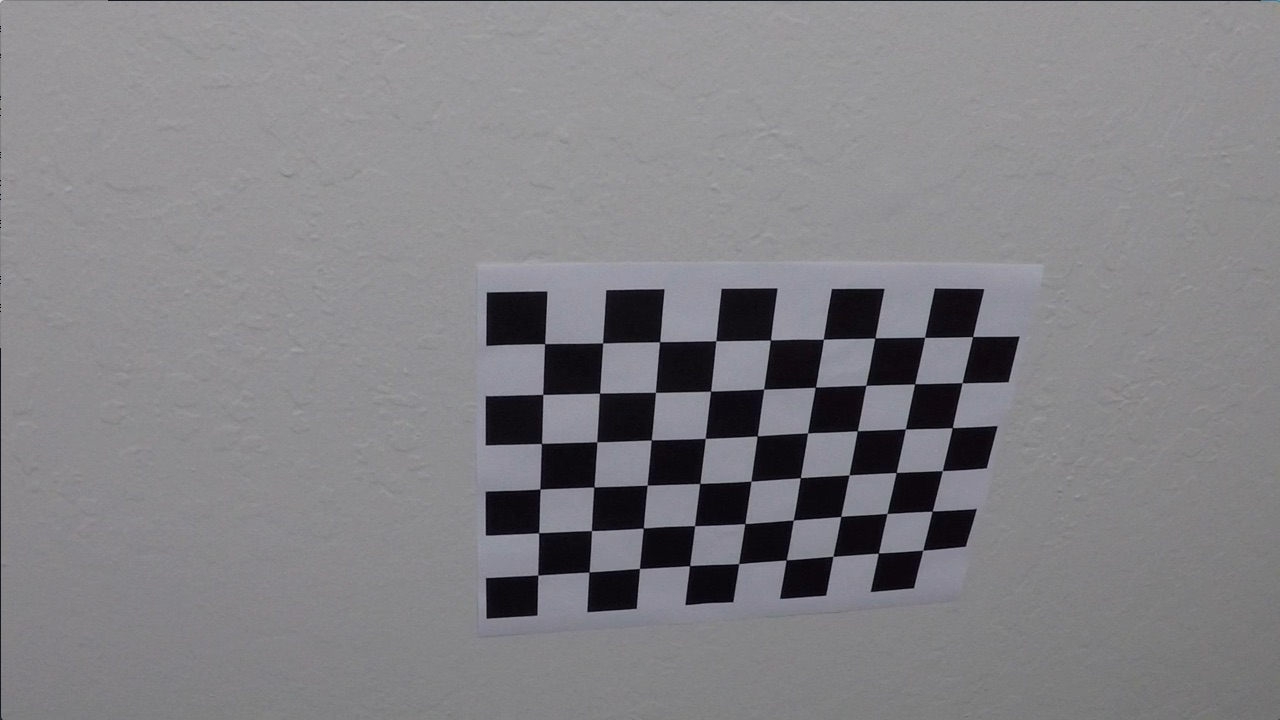
#> input picture camera_cal/calibration10.jpg, 1280 x 720 px; its folder holds only this picture in this run
$ jupyter execute --allow-errors adv-lane-lines.ipynb   (shell and % lines are left out)   (older library calls are emulated)
#> lines starting #> are read from the running program, lines starting #| are printed output that depends on the picture; after the words box and inside, x2 and y2 are one past the last pixel; in counts of white or black regions, pixels touching at a corner belong together
[cell 1]
import cv2
import numpy as np
import matplotlib.pyplot as plt
import matplotlib.image as mpimg

[cell 2]
import glob
images = glob.glob('./camera_cal/calibration*.jpg')
objpoints = []
imgpoints = []
objp = np.zeros((6*9, 3), np.float32)
objp[:,:2] = np.mgrid[0:9, 0:6].T.reshape(-1,2)

for fname in images:
    img = mpimg.imread(fname)
#> img is the input picture: shape (720, 1280, 3); mean R, G, B 130.2, 129.4, 133.1
    gray = cv2.cvtColor(img, cv2.COLOR_RGB2GRAY)
    ret, corners = cv2.findChessboardCorners(gray, (9,6), None)
#> ret = True; corners = 54 rows, first 8: [545.3, 343.1], [602.7, 342.8], [660.1, 341.3], [715.8, 340.7], [770.6, 340], [823.5, 339.2], [874.3, 338.5], [925.1, 337.4]
    if ret == True:
        imgpoints.append(corners)
        objpoints.append(objp)
ret, mtx, dist, rvecs, tvecs = cv2.calibrateCamera(objpoints, imgpoints, gray.shape[::-1], None, None)
#> ret = 0.68; mtx = [[1143.7, 0, 681.7], [0, 1109.2, 367.7], [0, 0, 1]]; dist = [[-0.515, 2.99, -0.00876, 0.00937, 1.41]]; rvecs = ([0.451, -0.252, 0.0361],); tvecs = ([-2.31, -0.422, 19.12],)
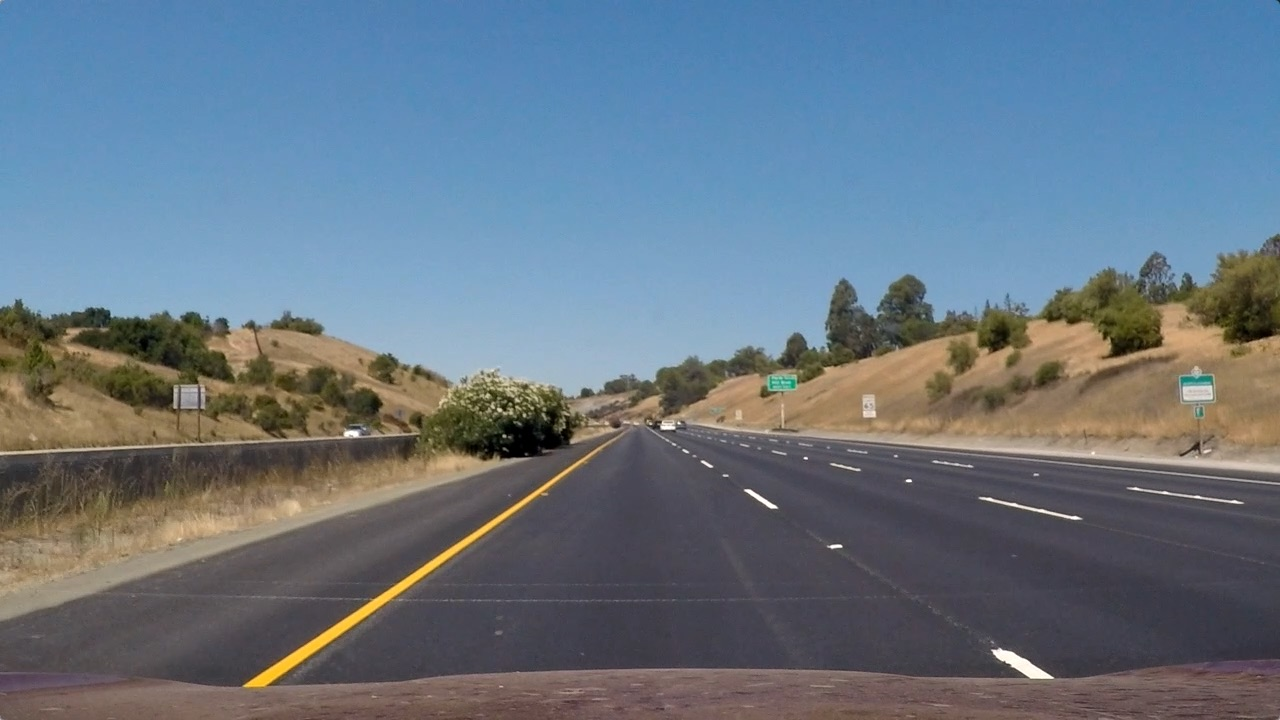
#> input picture test_images/straight_lines1.jpg, 1280 x 720 px
#> further down, img is the input picture: shape (720, 1280, 3); mean R, G, B 103.2, 117.7, 131.2

[cell 3]
def cal_undistort(img, mtx, dist):
    # Use cv2.calibrateCamera() and cv2.undistort()
    undist = cv2.undistort(img, mtx,  dist, None, mtx)
    return undist

#> (a cell that did not finish here is left out)

[cell 5]
def edges(img):
    hls = cv2.cvtColor(img, cv2.COLOR_BGR2HLS)
#> hls: shape (720, 1280, 3); mean of channels 0, 1, 2 64, 101.3, 57.3
    s_channel = hls[:,:,2]
    # Grayscale image
    # NOTE: we already saw that standard grayscaling lost color information for the lane lines
    # Explore gradients in other colors spaces / color channels to see what might work better
    gray = cv2.cvtColor(img, cv2.COLOR_BGR2GRAY)

    # Sobel x
    sobelx = cv2.Sobel(gray, cv2.CV_64F, 1, 0) # Take the derivative in x
    abs_sobelx = np.absolute(sobelx) # Absolute x derivative to accentuate lines away from horizontal
    scaled_sobel = np.uint8(255*abs_sobelx/np.max(abs_sobelx))

    # Threshold x gradient
    thresh_min = 20
    thresh_max = 100
    sxbinary = np.zeros_like(scaled_sobel)
    sxbinary[(scaled_sobel >= thresh_min) & (scaled_sobel <= thresh_max)] = 1

    # Threshold color channel
    s_thresh_min = 170
    s_thresh_max = 255
    s_binary = np.zeros_like(s_channel)
    s_binary[(s_channel >= s_thresh_min) & (s_channel <= s_thresh_max)] = 1

    # Stack each channel to view their individual contributions in green and blue respectively
    # This returns a stack of the two binary images, whose components you can see as different colors
    color_binary = np.dstack(( np.zeros_like(sxbinary), sxbinary, s_binary)) * 255

    # Combine the two binary thresholds
    combined_binary = np.zeros_like(sxbinary)
    combined_binary[(s_binary == 1) | (sxbinary == 1)] = 1

# [7 lines of commented-out code are left out]
    return combined_binary

[cell 6]
img = mpimg.imread('./test_images/straight_lines1.jpg')
undistorted = cal_undistort(img, mtx, dist)
f, (ax1, ax2) = plt.subplots(1, 2, figsize=(24, 9))
f.tight_layout()
ax1.imshow(img)
ax1.set_title('Original Image', fontsize=50)
ax2.imshow(undistorted)
ax2.set_title('Undistorted Image', fontsize=50)
plt.subplots_adjust(left=0., right=1, top=0.9, bottom=0.)

[cell 7]
combined_binary = edges(undistorted)
#> combined_binary: shape (720, 1280); values 0 (black) and 1 (white), 3.8% white; 2146 white regions (1875 under 20 px), largest, box (x1, y1, x2, y2) and area: (253, 431, 623, 682) 4294, (438, 369, 539, 426) 1895, (536, 388, 577, 447) 697
plt.imshow(combined_binary, cmap = 'gray')
src=np.float32([(600,450),(220,700),(1080,700),(700,450)])
dst=np.float32([(200,0),(200,700),(1000,700),(1000,0)])
plt.plot(src[:,0], src[:,1])

[cell 8]
def warp(img, inverse = False):
#> called with inverse = False
    matrix = cv2.getPerspectiveTransform(src,dst)
    inv_matrix = cv2.getPerspectiveTransform(dst,src)
    if inverse == False:
        warped_img=cv2.warpPerspective(img,matrix,(img.shape[1],img.shape[0]),flags=cv2.INTER_CUBIC)
#> warped_img: shape (720, 1280); values 0 (black) and 1 (white), 5.2% white; 156 white regions (141 under 20 px), largest, box (x1, y1, x2, y2) and area: (132, 0, 246, 694) 32453, (883, 176, 951, 287) 4830, (836, 0, 909, 96) 4209
    if inverse == True:
        warped_img=cv2.warpPerspective(img,inv_matrix,(img.shape[1],img.shape[0]),flags=cv2.INTER_CUBIC)
    return warped_img

[cell 9]
warped_img = warp(combined_binary)
plt.imshow(warped_img, cmap = 'gray')
plt.plot(dst[:,0], dst[:,1])

[cell 10]
unwarped_img = warp(warped_img, inverse = True)
plt.imshow(unwarped_img, cmap = 'gray')

[cell 11]
def fit_lines(binary_warped, visualize = False):
    # Assuming you have created a warped binary image called "binary_warped"
    # Take a histogram of the bottom half of the image
#> called with visualize = True
    histogram = np.sum(binary_warped[binary_warped.shape[0]//2:,:], axis=0)
#> histogram = 1280 values, max 334 at index 204, min 0 at index 0, mean 13.08
    # Create an output image to draw on and  visualize the result
    out_img = np.dstack((binary_warped, binary_warped, binary_warped))*255
    # Find the peak of the left and right halves of the histogram
    # These will be the starting point for the left and right lines
    midpoint = np.int(histogram.shape[0]/2)
    leftx_base = np.argmax(histogram[:midpoint])
#> leftx_base = 204
    rightx_base = np.argmax(histogram[midpoint:]) + midpoint
#> rightx_base = 957

    # Choose the number of sliding windows
    nwindows = 9
    # Set height of windows
    window_height = np.int(binary_warped.shape[0]/nwindows)
    # Identify the x and y positions of all nonzero pixels in the image
    nonzero = binary_warped.nonzero()
#> nonzero = 48172 positions, rows 0 to 704, columns 1 to 1279
    nonzeroy = np.array(nonzero[0])
    nonzerox = np.array(nonzero[1])
    # Current positions to be updated for each window
    leftx_current = leftx_base
#> leftx_current = 204
    rightx_current = rightx_base
#> rightx_current = 957
    # Set the width of the windows +/- margin
    margin = 100
    # Set minimum number of pixels found to recenter window
    minpix = 50
    # Create empty lists to receive left and right lane pixel indices
    left_lane_inds = []
    right_lane_inds = []

    # Step through the windows one by one
    for window in range(nwindows):
        # Identify window boundaries in x and y (and right and left)
        win_y_low = binary_warped.shape[0] - (window+1)*window_height
        win_y_high = binary_warped.shape[0] - window*window_height
        win_xleft_low = leftx_current - margin
        win_xleft_high = leftx_current + margin
        win_xright_low = rightx_current - margin
        win_xright_high = rightx_current + margin
        # Draw the windows on the visualization image
        cv2.rectangle(out_img,(win_xleft_low,win_y_low),(win_xleft_high,win_y_high),
        (0,255,0), 2)
        cv2.rectangle(out_img,(win_xright_low,win_y_low),(win_xright_high,win_y_high),
        (0,255,0), 2)
        # Identify the nonzero pixels in x and y within the window
        good_left_inds = ((nonzeroy >= win_y_low) & (nonzeroy < win_y_high) &
        (nonzerox >= win_xleft_low) &  (nonzerox < win_xleft_high)).nonzero()[0]
        good_right_inds = ((nonzeroy >= win_y_low) & (nonzeroy < win_y_high) &
        (nonzerox >= win_xright_low) &  (nonzerox < win_xright_high)).nonzero()[0]
        # Append these indices to the lists
        left_lane_inds.append(good_left_inds)
        right_lane_inds.append(good_right_inds)
        # If you found > minpix pixels, recenter next window on their mean position
        if len(good_left_inds) > minpix:
            leftx_current = np.int(np.mean(nonzerox[good_left_inds]))
        if len(good_right_inds) > minpix:
            rightx_current = np.int(np.mean(nonzerox[good_right_inds]))
#> this loop made 9 passes
#> (win_xleft_low, win_xleft_high, win_xright_low, win_xright_high, leftx_current, rightx_current) on passes 1 to 8: (104, 304, 857, 1057, 212, 991), (112, 312, 891, 1091, 212, 969), (112, 312, 869, 1069, 208, 953), (108, 308, 853, 1053, 202, 951), (102, 302, 851, 1051, 195, 936), (95, 295, 836, 1036, 188, 915), (88, 288, 815, 1015, 185, 918), (85, 285, 818, 1018, 179, 895)
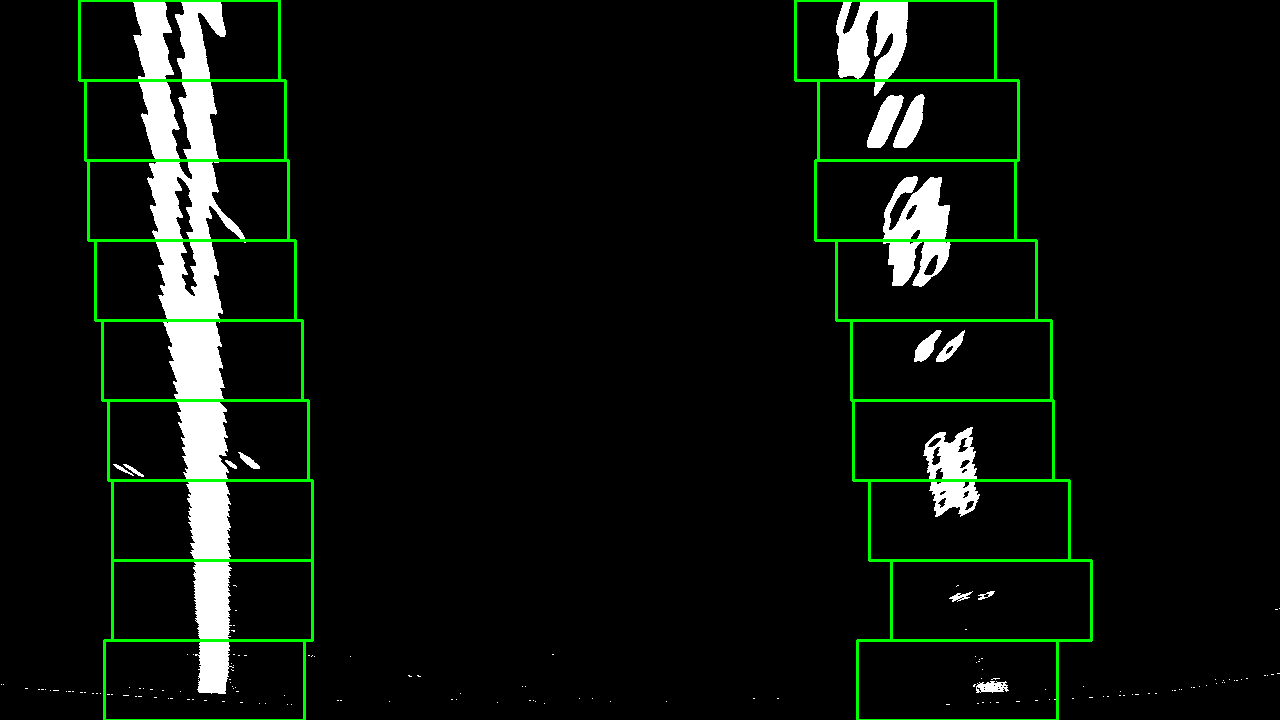
#> out_img: shape (720, 1280, 3); mean of channels 0, 1, 2 12.9, 18.3, 12.9; drawn as B, G, R
#> after the loop, left_lane_inds = 9 items; right_lane_inds = 9 items

    # Concatenate the arrays of indices
    left_lane_inds = np.concatenate(left_lane_inds)
    right_lane_inds = np.concatenate(right_lane_inds)
#> right_lane_inds = 15164 values, max 48171 at index 323, min 74 at index 11070, mean 20355.4

    # Extract left and right line pixel positions
    leftx = nonzerox[left_lane_inds]
    lefty = nonzeroy[left_lane_inds]
    rightx = nonzerox[right_lane_inds]
#> rightx = 15164 values, max 1056 at index 304, min 836 at index 12446, mean 912
    righty = nonzeroy[right_lane_inds]
#> righty = 15164 values, max 704 at index 320, min 0 at index 11070, mean 231.1

    # Fit a second order polynomial to each
    left_fit = np.polyfit(lefty, leftx, 2)
#> left_fit = [-1.93e-06, 0.067, 172.1]
    right_fit = np.polyfit(righty, rightx, 2)
#> right_fit = [-8.07e-05, 0.223, 867.3]

    if visualize == True:
        # Generate x and y values for plotting
        ploty = np.linspace(0, warped_img.shape[0]-1, warped_img.shape[0] )
        left_fitx = left_fit[0]*ploty**2 + left_fit[1]*ploty + left_fit[2]
#> left_fitx = 720 values from 172.1 to 219.2
        right_fitx = right_fit[0]*ploty**2 + right_fit[1]*ploty + right_fit[2]
#> right_fitx = 720 values from 867.3 to 985.8

        out_img[nonzeroy[left_lane_inds], nonzerox[left_lane_inds]] = [255, 0, 0]
        out_img[nonzeroy[right_lane_inds], nonzerox[right_lane_inds]] = [0, 0, 255]
        plt.imshow(out_img)
        plt.plot(left_fitx, ploty, color='yellow')
        plt.plot(right_fitx, ploty, color='yellow')
        plt.xlim(0, 1280)
        plt.ylim(720, 0)

    return left_fit, right_fit

[cell 12]
left_fit, right_fit = fit_lines(warped_img, visualize = True)
#> left_fit = [-1.93e-06, 0.067, 172.1]; right_fit = [-8.07e-05, 0.223, 867.3]
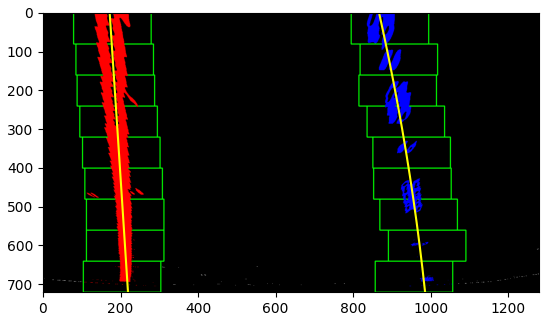
#> figure drawn by matplotlib, 1 panel

[cell 13]
def fit_subsequent_frames(binary_warped, left_fit, right_fit, visualize = False):
#> called with left_fit = array of shape (3,), right_fit = array of shape (3,), visualize = True
    nonzero = binary_warped.nonzero()
#> nonzero = 48172 positions, rows 0 to 704, columns 1 to 1279
    nonzeroy = np.array(nonzero[0])
    nonzerox = np.array(nonzero[1])
    margin = 50
    left_lane_inds = ((nonzerox > (left_fit[0]*(nonzeroy**2) + left_fit[1]*nonzeroy +
    left_fit[2] - margin)) & (nonzerox < (left_fit[0]*(nonzeroy**2) +
    left_fit[1]*nonzeroy + left_fit[2] + margin)))

    right_lane_inds = ((nonzerox > (right_fit[0]*(nonzeroy**2) + right_fit[1]*nonzeroy +
    right_fit[2] - margin)) & (nonzerox < (right_fit[0]*(nonzeroy**2) +
    right_fit[1]*nonzeroy + right_fit[2] + margin)))

    # Again, extract left and right line pixel positions
    leftx = nonzerox[left_lane_inds]
    lefty = nonzeroy[left_lane_inds]
    rightx = nonzerox[right_lane_inds]
#> rightx = 15156 values, max 1019 at index 15143, min 836 at index 1376, mean 912
    righty = nonzeroy[right_lane_inds]
#> righty = 15156 values from 0 to 704
    # Fit a second order polynomial to each
    left_fit = np.polyfit(lefty, leftx, 2)
#> left_fit = [1.61e-06, 0.0667, 171.9]
    right_fit = np.polyfit(righty, rightx, 2)
#> right_fit = [-8.53e-05, 0.225, 867.1]
    # Generate x and y values for plotting
    ploty = np.linspace(0, binary_warped.shape[0]-1, binary_warped.shape[0] )
    left_fitx = left_fit[0]*ploty**2 + left_fit[1]*ploty + left_fit[2]
#> left_fitx = 720 values from 171.9 to 220.7
    right_fitx = right_fit[0]*ploty**2 + right_fit[1]*ploty + right_fit[2]
#> right_fitx = 720 values from 867.1 to 984.8

    if visualize == True:
        # Create an image to draw on and an image to show the selection window
        out_img = np.dstack((binary_warped, binary_warped, binary_warped))*255
        window_img = np.zeros_like(out_img)
        # Color in left and right line pixels
        out_img[nonzeroy[left_lane_inds], nonzerox[left_lane_inds]] = [255, 0, 0]
        out_img[nonzeroy[right_lane_inds], nonzerox[right_lane_inds]] = [0, 0, 255]

        # Generate a polygon to illustrate the search window area
        # And recast the x and y points into usable format for cv2.fillPoly()
        left_line_window1 = np.array([np.transpose(np.vstack([left_fitx-margin, ploty]))])
#> left_line_window1 = 720 pairs, first value 121.9 to 170.7, second value 0 to 719
        left_line_window2 = np.array([np.flipud(np.transpose(np.vstack([left_fitx+margin,
                                      ploty])))])
#> left_line_window2 = 720 pairs, first value 221.9 to 270.7, second value 0 to 719
        left_line_pts = np.hstack((left_line_window1, left_line_window2))
#> left_line_pts = 1440 pairs, first value 121.9 to 270.7, second value 0 to 719
        right_line_window1 = np.array([np.transpose(np.vstack([right_fitx-margin, ploty]))])
#> right_line_window1 = 720 pairs, first value 817.1 to 934.8, second value 0 to 719
        right_line_window2 = np.array([np.flipud(np.transpose(np.vstack([right_fitx+margin,
                                      ploty])))])
#> right_line_window2 = 720 pairs, first value 917.1 to 1034.8, second value 0 to 719
        right_line_pts = np.hstack((right_line_window1, right_line_window2))
#> right_line_pts = 1440 pairs, first value 817.1 to 1034.8, second value 0 to 719

        # Draw the lane onto the warped blank image
        cv2.fillPoly(window_img, np.int_([left_line_pts]), (0,255, 0))
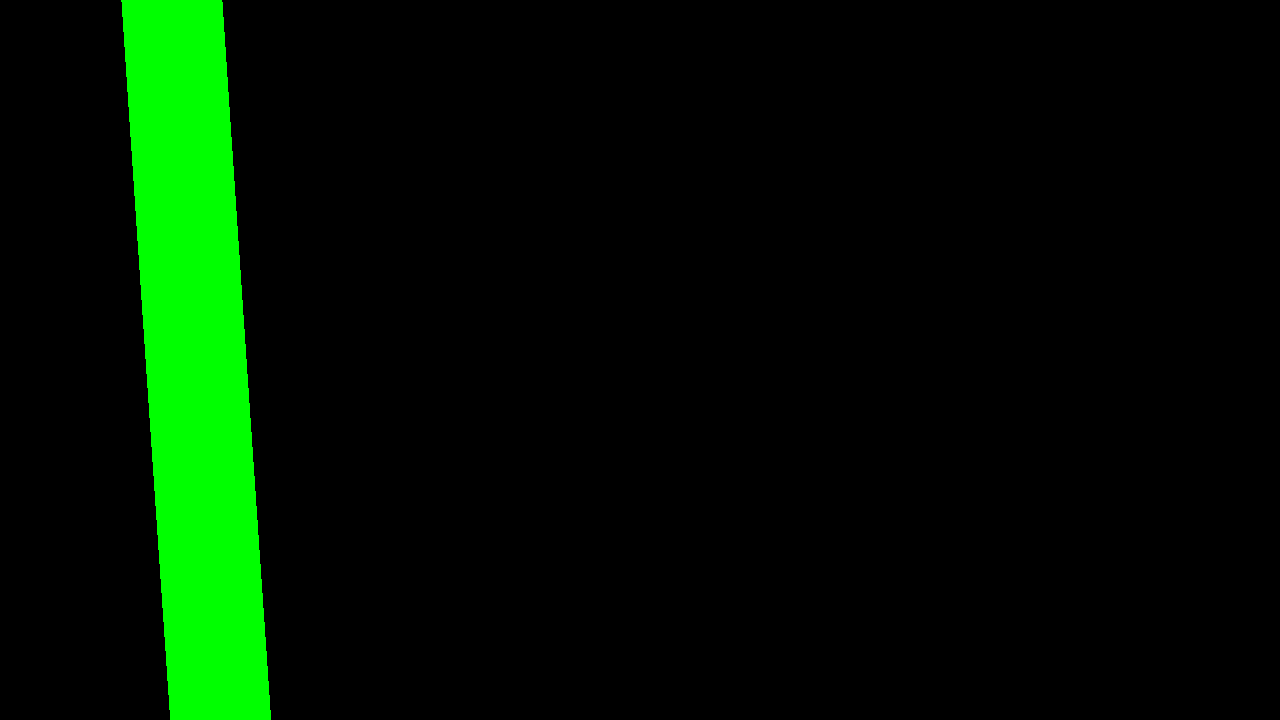
#> window_img: shape (720, 1280, 3); mean of channels 0, 1, 2 0, 20.1, 0; drawn as B, G, R
        cv2.fillPoly(window_img, np.int_([right_line_pts]), (0,255, 0))
#> window_img: shape (720, 1280, 3); 7.89% of pixels changed, all inside (x1, y1, x2, y2) = (817, 0, 1035, 720)
        result = cv2.addWeighted(out_img, 1, window_img, 0.3, 0)
#> (the rest of the program and of its run is left out)
